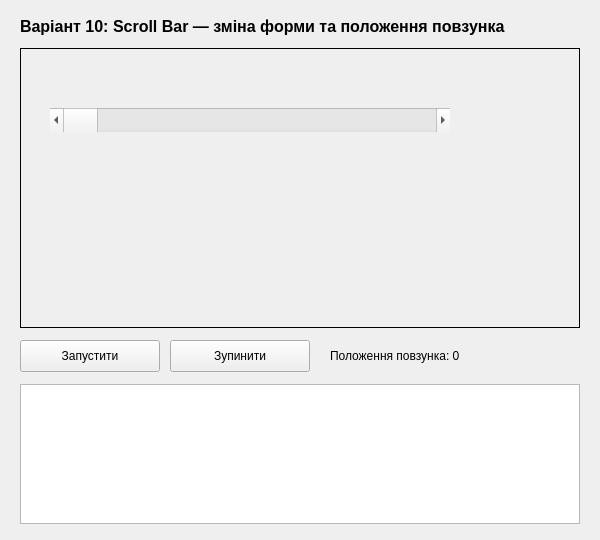
<?xml version="1.0" encoding="UTF-8"?>
<ui version="4.0">
 <class>MainWindow</class>
 <widget class="QMainWindow" name="MainWindow">
  <property name="geometry"><rect><x>0</x><y>0</y><width>600</width><height>540</height></rect></property>
  <property name="windowTitle"><string>Лабораторна робота 1 — Scroll Bar</string></property>
  <widget class="QWidget" name="centralwidget">
   <widget class="QLabel" name="titleLabel">
    <property name="geometry"><rect><x>20</x><y>12</y><width>560</width><height>28</height></rect></property>
    <property name="font"><font><pointsize>12</pointsize><bold>true</bold></font></property>
    <property name="text"><string>Варіант 10: Scroll Bar — зміна форми та положення повзунка</string></property>
   </widget>
   <widget class="QFrame" name="fieldFrame">
    <property name="geometry"><rect><x>20</x><y>48</y><width>560</width><height>280</height></rect></property>
    <property name="frameShape"><enum>QFrame::Box</enum></property>
    <widget class="QScrollBar" name="scrollBar">
     <property name="geometry"><rect><x>30</x><y>60</y><width>400</width><height>24</height></rect></property>
     <property name="maximum"><number>100</number></property>
     <property name="orientation"><enum>Qt::Horizontal</enum></property>
    </widget>
   </widget>
   <widget class="QPushButton" name="startButton">
    <property name="geometry"><rect><x>20</x><y>340</y><width>140</width><height>32</height></rect></property>
    <property name="text"><string>Запустити</string></property>
   </widget>
   <widget class="QPushButton" name="stopButton">
    <property name="geometry"><rect><x>170</x><y>340</y><width>140</width><height>32</height></rect></property>
    <property name="text"><string>Зупинити</string></property>
   </widget>
   <widget class="QLabel" name="valueLabel">
    <property name="geometry"><rect><x>330</x><y>344</y><width>250</width><height>24</height></rect></property>
    <property name="text"><string>Положення повзунка: 0</string></property>
   </widget>
   <widget class="QListWidget" name="logList">
    <property name="geometry"><rect><x>20</x><y>384</y><width>560</width><height>140</height></rect></property>
   </widget>
  </widget>
 </widget>
 <resources/>
 <connections/>
</ui>
